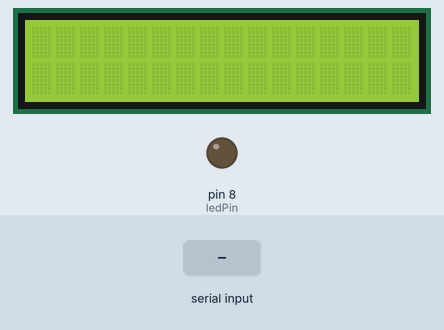
Bench run of a sketch on a simulated Arduino Uno, built with avr-gcc and run on an emulated ATmega328P. Shown: 16×2 character LCD, output pins drawn as LEDs (lit = HIGH). The test bench sets the inputs (shaded band).

Above: at 1.2 s.
1.3 s: "LED_ON" received over Serial
At 2.9 s:
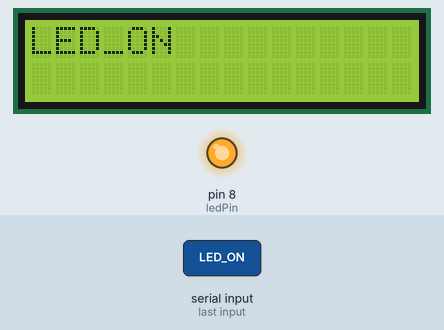
3.8 s: "LED_OFF" received over Serial
At 6.1 s:
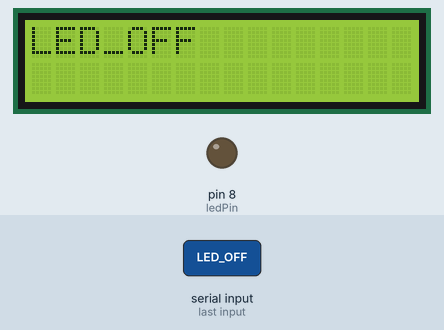
Timing chart, 0 to 7.6 s (numbered marks = the images above; inputs shaded):
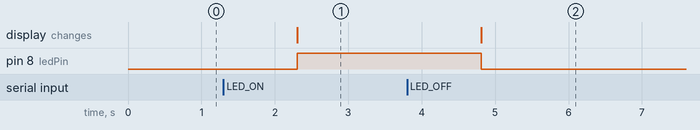

The sketch:

sketch_oct02a.ino
```cpp
#include <LiquidCrystal.h>

LiquidCrystal lcd(7, 6, 5, 4, 3, 2);
int ledPin = 8;

void setup() {
  Serial.begin(9600);
  lcd.begin(16, 2);
  pinMode(ledPin, OUTPUT);
}

void loop() {
  if (Serial.available() > 0) {
    String message = Serial.readString();
    lcd.clear();
    lcd.print(message);


    if (message == "LED_ON") {
      digitalWrite(ledPin, HIGH);
    } else if (message == "LED_OFF") {
      digitalWrite(ledPin, LOW);
    }
  }
}
```

Measured:
- after the input at 1.3 s, pin 8 (ledPin): LOW → HIGH after 1.0 s; the display: changes after 1.0 s (image 1)
- after the input at 3.8 s, pin 8 (ledPin): HIGH → LOW after 1.0 s; the display: changes after 1.0 s (image 2)
